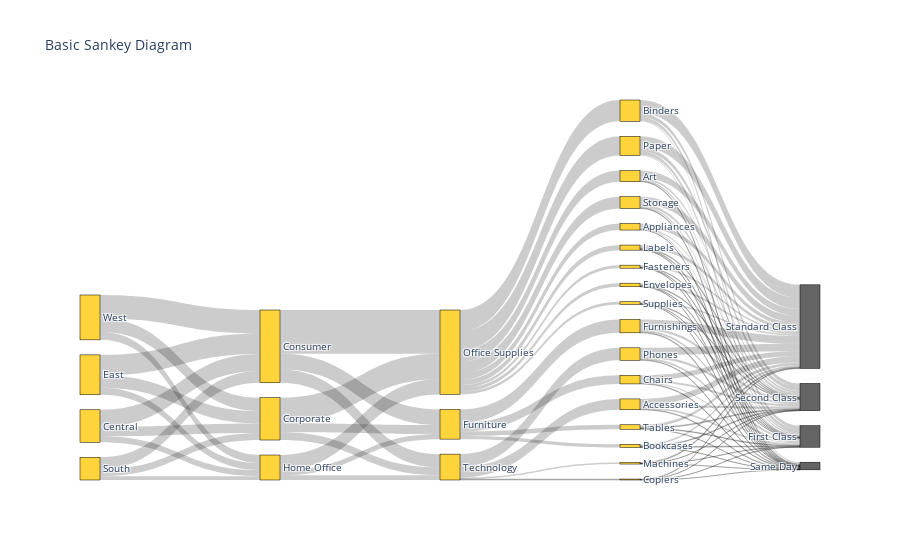

This figure's notebook cell:
### Code cell
#here we call the previously defined sankey function and we add our dataframe columns to the arguments
fig = genSankey(df8,cat_cols=['a','b'],value_cols='Quantity',title='Sankey Diagram x Profit')
fig.update_layout(title_text="Basic Sankey Diagram", font_size=10)
fig.show()

### Figure 1 — Plotly figure (JSON) as saved in the notebook; plotly's stock layout.template omitted (floating-point values rounded to 4 significant figures)
{"data": [{"link": {"source": [25, 25, 25, 25, 21, 21, 21, 21, 26, 26, 26, 26, 7, 7, 7, 7, 2, 2, 2, 2, 23, 23, 23, 14, 14, 14, 14, 8, 8, 8, 20, 20, 20, 20, 3, 3, 3, 13, 13, 13, 12, 12, 12, 12, 5, 5, 5, 5, 24, 24, 24, 24, 16, 16, 16, 16, 1, 1, 1, 10, 10, 10, 10, 17, 17, 17, 17, 0, 0, 0, 0, 0, 0, 0, 0, 0, 18, 18, 18, 18, 22, 22, 22, 22, 4, 4, 4, 19, 19, 19, 19, 6, 6, 6, 6, 9, 9, 9, 9, 15, 15, 15, 15, 11, 11, 11], "target": [27, 30, 29, 28, 27, 30, 29, 28, 27, 30, 29, 28, 27, 30, 29, 28, 27, 30, 29, 28, 8, 3, 1, 27, 30, 29, 28, 16, 0, 15, 27, 30, 29, 28, 16, 0, 15, 8, 3, 1, 27, 30, 29, 28, 27, 30, 29, 28, 27, 30, 29, 28, 2, 14, 24, 9, 16, 0, 15, 27, 30, 29, 28, 27, 30, 29, 28, 21, 26, 7, 12, 5, 10, 18, 19, 6, 27, 30, 29, 28, 27, 30, 29, 28, 8, 3, 1, 27, 30, 29, 28, 27, 30, 29, 28, 27, 30, 29, 28, 25, 20, 17, 22, 8, 3, 1], "value": [128, 41, 162, 444, 76, 23, 79, 288, 112, 36, 155, 493, 239, 74, 263, 947, 49, 7, 48, 124, 1212, 673, 438, 85, 39, 134, 359, 1113, 3127, 951, 12, 5, 15, 36, 646, 1820, 554, 1469, 877, 502, 32, 14, 53, 155, 30, 14, 37, 136, 146, 52, 184, 575, 228, 617, 957, 319, 362, 1079, 342, 60, 21, 62, 221, 23, 10, 14, 68, 466, 796, 1523, 254, 217, 364, 1370, 846, 190, 217, 81, 289, 783, 138, 42, 175, 534, 838, 510, 272, 119, 52, 171, 504, 25, 11, 43, 111, 47, 21, 61, 190, 775, 68, 115, 889, 1672, 960, 571]}, "node": {"color": ["#FFD43B", "#FFD43B", "#FFD43B", "#FFD43B", "#FFD43B", "#FFD43B", "#FFD43B", "#FFD43B", "#FFD43B", "#FFD43B", "#FFD43B", "#FFD43B", "#FFD43B", "#FFD43B", "#FFD43B", "#FFD43B", "#FFD43B", "#FFD43B", "#FFD43B", "#FFD43B", "#FFD43B", "#FFD43B", "#FFD43B", "#FFD43B", "#FFD43B", "#FFD43B", "#FFD43B", "#646464", "#646464", "#646464", "#646464", "#646464", "#646464", "#646464", "#646464", "#646464", "#646464", "#646464", "#646464", "#646464", "#646464", "#646464", "#646464", "#646464", "#646464", "#646464", "#646464", "#646464", "#646464", "#646464", "#646464", "#646464", "#646464", "#646464"], "label": ["Office Supplies", "Home Office", "Bookcases", "Corporate", "South", "Fasteners", "Supplies", "Binders", "Consumer", "Tables", "Labels", "West", "Envelopes", "East", "Chairs", "Technology", "Furniture", "Machines", "Paper", "Storage", "Copiers", "Appliances", "Phones", "Central", "Furnishings", "Accessories", "Art", "First Class", "Standard Class", "Second Class", "Same Day"], "line": {"color": "black", "width": 0.5}, "pad": 15, "thickness": 20}, "type": "sankey"}], "layout": {"font": {"size": 10}, "title": {"text": "Basic Sankey Diagram"}}}
